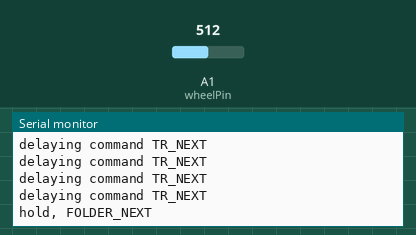
Bench run of a sketch on a simulated Arduino Uno, built with avr-gcc and run on an emulated ATmega328P. On the bench: the last lines printed to the serial monitor. The test bench sets the inputs (shaded band); at power-on: A1 (wheelPin) = 512.

Above: at 1.3 s.
1.4 s: A1 (wheelPin) set to 560
At 2.7 s:
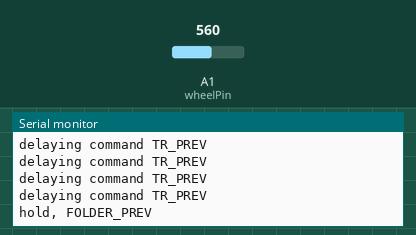
3.3 s: A1 (wheelPin) set to 410
At 4.25 s:
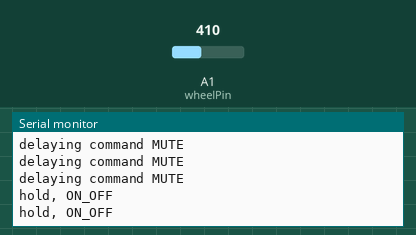
5.5 s: A1 (wheelPin) set to 306
At 6.2 s:
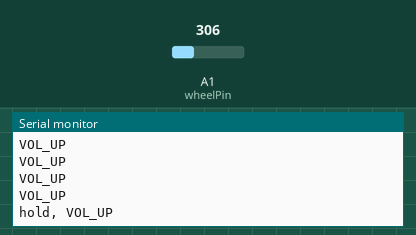
7.5 s: A1 (wheelPin) set to 716
At 9.0 s:
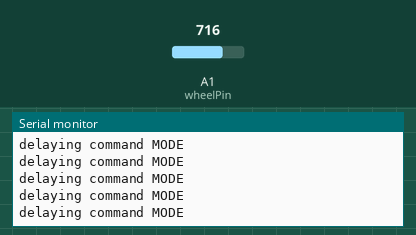

The sketch:

opel_wheel.ino
```cpp
// Install https://raw.githubusercontent.com/dbuezas/lgt8fx/master/package_lgt8fx_index.json package, if used on "WAVGAT" board

// On-board LED, useful for debugging
#define LEDPIN     13 // D13

// Pulse width in µs
#define PULSEWIDTH 527

// Address that the radio responds to
#define ADDRESS 0x47

#define OUTPUTPIN   8 // D8

#define PRESSTIME 10 // Accept buttons only if pressed at least this long (ms)

#define HOLDTIME 400 // Assign the time (ms) after which the button is considered clamped

// remote control commands for OPEL
const int TR_NEXT=1;
const int TR_PREV=2;
const int MODE=3;
const int VOL_UP=4;
const int VOL_DOWN=5;
const int ON_OFF=6;

#define CMD_ON_OFF      0x00
#define CMD_VOLUP       0x04
#define CMD_VOLDOWN     0x05
#define CMD_SOURCE      0x08
#define CMD_EQUALIZER   0x0D
#define CMD_MUTE        0x0E
#define CMD_TRACKFORW   0x12
#define CMD_TRACKBACK   0x13
#define CMD_FOLDERFORW  0x14
#define CMD_FOLDERBACK  0x15
#define CMD_UNKNOWN1    0x37
#define CMD_UNKNOWN2    0x58

int wheelPin=A1; // steering wheel resistance reading pin

int i=0;
int prevButton=-1;
int lastValue=0;
int delayedCommand=0;  // some buttons should delay reaction to decide if this is a hold command or not
boolean flag = false;  //The flag that the previously held button is repeated
unsigned long time;// variable for storing time

void setup() {
  pinMode(wheelPin, INPUT);

  delay(100);
  Serial.begin(9600);
  Serial.println("Startup");
}


// this function returns pressed button code or 0 if all buttons are released
int getWheelButton()
{
  // read resistance value from the steering wheel buttons
  int r=getAvgValue();
  //Serial.println(r);
  lastValue = r;

  // below values are for OPEL steering wheel controls and 470 Ohms known resistor
  if (r>=130 && r<=195) return(VOL_DOWN);   //   85 Ohm (0.77V) 166 is a typical value  140-150
  if (r>=240 && r<=330) return(VOL_UP);     //  170 Ohm (1.33V) 267  280-300
  if (r>=340 && r<=420) return(ON_OFF);     //  290 Ohm (1.91V) 345-355  360-380
  if (r>=430 && r<=540) return(TR_NEXT);    //  470 Ohm (2.5V)  440  510-520
  if (r>=550 && r<=680) return(TR_PREV);    //  800 Ohm (3.15V) 576   640
  if (r>=690 && r<=830) return(MODE);       // 1500 Ohm (3.81V) 676   770
  //if (r>=900) return(0); // Error, probably broken wiring
  lastValue = 0;

  return (0);
}

#define NUM_READS    50

int getAvgValue()
{
  unsigned long sum = 0;
  int succCounter = 0; int lastRead = 0;
  for(int i=0; i<NUM_READS; i++) {
    int curr = analogRead(wheelPin);
    if (i>0) {
      int diff = abs(lastRead - curr);
      // over 25% difference should be excluded
      if (diff * 1000 / lastRead > 25) {
        continue;
      }
    }
    sum += curr;
    lastRead = curr;
    succCounter++;
  }
  return sum / succCounter;
}

void loop() {
  int currButton=getWheelButton(); // get current pressed button code
  //  Serial.println(lastValue);
  if (currButton!=prevButton) { // if it has changed since last reading
    time = millis();
    flag = false;
    prevButton=currButton;
    if (delayedCommand) {
      SendCommand(delayedCommand);
      Serial.print("Sending delayed command: 0x");
      Serial.println(delayedCommand, HEX);
      delayedCommand=0;
    }
    delay(5);
    return;
  }

  if (currButton) {
    if (millis() >= (time + HOLDTIME)) {
      delayedCommand=0;
      if (!flag) {
        switch(currButton) {
          case ON_OFF:
            SendCommand(CMD_ON_OFF);
            Serial.println("hold, ON_OFF");
            break;

          case TR_NEXT:
            SendCommand(CMD_FOLDERFORW);
            Serial.println("hold, FOLDER_NEXT");
            delay(800);
            break;

          case TR_PREV:
            SendCommand(CMD_FOLDERBACK);
            Serial.println("hold, FOLDER_PREV");
            delay(800);
            break;

          case VOL_UP:
            SendCommand(CMD_VOLUP);
            Serial.println("hold, VOL_UP");
            delay(150);
            break;

          case VOL_DOWN:
            SendCommand(CMD_VOLDOWN);
            Serial.println("hold, VOL_DOWN");
            delay(150);
            break;

          case MODE:
            SendCommand(CMD_SOURCE);
            Serial.println("hold, change source");
            time = millis();
            flag = true; // Prevent any further repeat for this
            break;
        }
      }

      delay(5);
      return;
    }

    if (millis() >= (time + PRESSTIME)) {
      // send command to JVC car stereo
      switch(currButton) {
        case VOL_UP:
          SendCommand(CMD_VOLUP);
          Serial.println("VOL_UP");
          break;

        case VOL_DOWN:
          SendCommand(CMD_VOLDOWN);
          Serial.println("VOL_DOWN");
          break;

        case TR_NEXT:
          delayedCommand=CMD_TRACKFORW;
          Serial.println("delaying command TR_NEXT");
          break;

        case TR_PREV:
          delayedCommand=CMD_TRACKBACK;
          Serial.println("delaying command TR_PREV");
          break;

        case MODE:
          delayedCommand=CMD_FOLDERFORW;
          Serial.println("delaying command MODE");
          break;

        case ON_OFF:
          delayedCommand=CMD_MUTE;
          Serial.println("delaying command MUTE");
          break;
      }
    }
  }

  delay(5);
}


// Send a value (7 bits, LSB is sent first, value can be an address or command)
void SendValue(unsigned char value) {
  unsigned char i, tmp = 1;
  for (i = 0; i < sizeof(value) * 8 - 1; i++) {
    if (value & tmp)  // Do a bitwise AND on the value and tmp
      SendOne();
    else
      SendZero();
    tmp = tmp << 1; // Bitshift left by 1
  }
}

// Send a command to the radio, including the header, start bit, address and stop bits
void SendCommand(unsigned char value) {
  unsigned char i;
  Preamble();                         // Send signals to precede a command to the radio
  for (i = 0; i < 3; i++) {           // Repeat address, command and stop bits three times so radio will pick them up properly
    SendValue(ADDRESS);               // Send the address
    SendValue((unsigned char)value);  // Send the command
    Postamble();                      // Send signals to follow a command to the radio
  }
}

// Signals to transmit a '0' bit
void SendZero() {
  digitalWrite(OUTPUTPIN, HIGH);      // Output HIGH for 1 pulse width
  digitalWrite(LEDPIN, HIGH);         // Turn on on-board LED
  delayMicroseconds(PULSEWIDTH);
  digitalWrite(OUTPUTPIN, LOW);       // Output LOW for 1 pulse width
  digitalWrite(LEDPIN, LOW);          // Turn off on-board LED
  delayMicroseconds(PULSEWIDTH);
}

// Signals to transmit a '1' bit
void SendOne() {
  digitalWrite(OUTPUTPIN, HIGH);      // Output HIGH for 1 pulse width
  digitalWrite(LEDPIN, HIGH);         // Turn on on-board LED
  delayMicroseconds(PULSEWIDTH);
  digitalWrite(OUTPUTPIN, LOW);       // Output LOW for 3 pulse widths
  digitalWrite(LEDPIN, LOW);          // Turn off on-board LED
  delayMicroseconds(PULSEWIDTH * 3);
}

// Signals to precede a command to the radio
void Preamble() {
  // HEADER: always LOW (1 pulse width), HIGH (16 pulse widths), LOW (8 pulse widths)
  digitalWrite(OUTPUTPIN, LOW);       // Make sure output is LOW for 1 pulse width, so the header starts with a rising edge
  digitalWrite(LEDPIN, LOW);          // Turn off on-board LED
  delayMicroseconds(PULSEWIDTH * 1);
  digitalWrite(OUTPUTPIN, HIGH);      // Start of header, output HIGH for 16 pulse widths
  digitalWrite(LEDPIN, HIGH);         // Turn on on-board LED
  delayMicroseconds(PULSEWIDTH * 16);
  digitalWrite(OUTPUTPIN, LOW);       // Second part of header, output LOW 8 pulse widths
  digitalWrite(LEDPIN, LOW);          // Turn off on-board LED
  delayMicroseconds(PULSEWIDTH * 8);

  // START BIT: always 1
  SendOne();
}

// Signals to follow a command to the radio
void Postamble() {
  // STOP BITS: always 1
  SendOne();
  SendOne();
}
```

Measured:
- after the input at 1.4 s, the serial monitor: prints a new line at once (image 1)
- after the input at 3.3 s, the serial monitor: prints a new line after 0.36 s (image 2)
- after the input at 5.5 s, the serial monitor: prints a new line after 0.12 s (image 3)
- after the input at 7.5 s, the serial monitor: prints a new line after 0.19 s (image 4)
